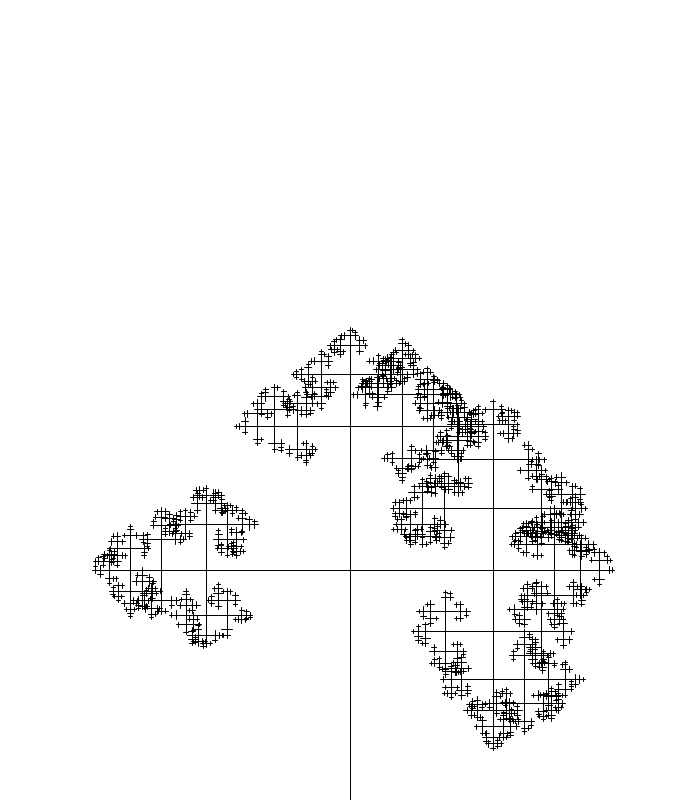
Frame 1 (no input)
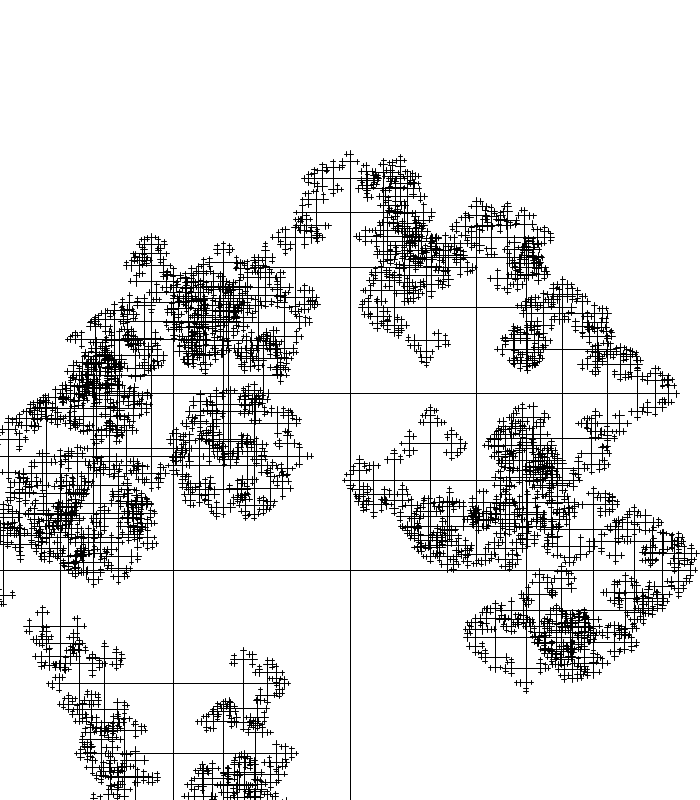
Frame 60 (the mouse pressed at the canvas centre just before this capture)
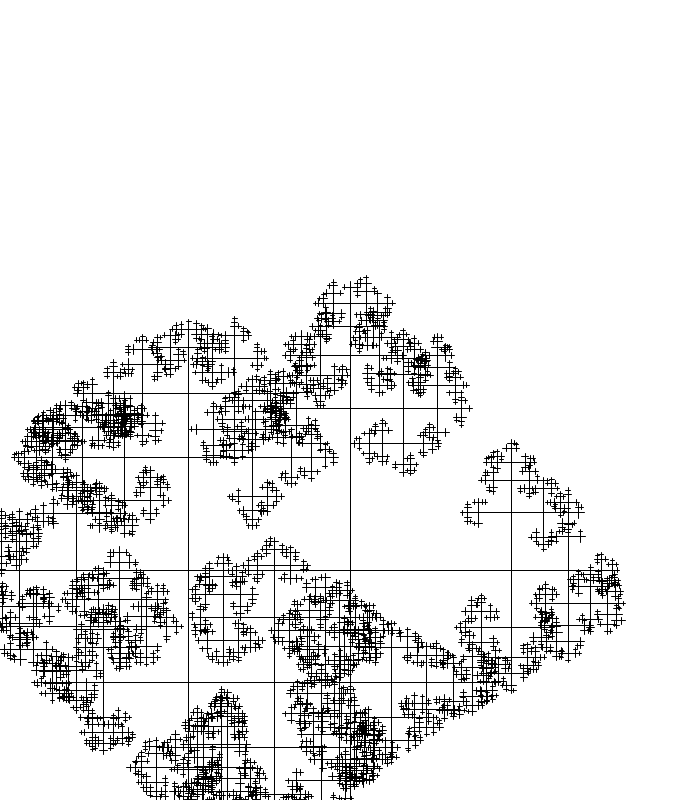
Frame 120 (the mouse held since frame 60 and released just before this capture)

The Processing sketch that drew these frames (run headless with seeded random() and noise(); from frame 60 on, the mouse is pressed at the canvas centre):

// Processing sketch: sketch_190425b
// ── sketch_190425b.pde
float theta = 0;

void setup() {
  size(700, 800);
  //noLoop();
}

void draw() {
  background(255);
  //theta = map(mouseX, 0, width, 0, PI/2);
  strokeWeight(1);
  translate(width/2, height);
  branch(230);
}

void branch(float len) {
  line(0, 0, 0, -len);
  theta = 90;
  translate(0, -len);
  len *= random(0.3, 0.8);

  if (len > 2) {
    
    pushMatrix();
    rotate(radians(theta));
    branch(len);
    popMatrix();
    
    pushMatrix();
    rotate(radians(0));
    branch(len);
    popMatrix();
    
    pushMatrix();
    rotate(radians(-theta));
    branch(len);
    popMatrix();
    
  }
}
